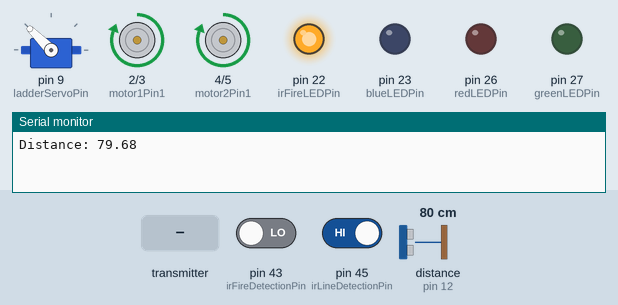
The sketch below on a simulated Arduino Mega 2560, built with avr-gcc and run on an emulated ATmega2560. On the bench: servo, motor-driver pin pairs drawn as motors (green arrow = first pin HIGH = forward, orange = second pin HIGH = backward, longer = more drive), output pins drawn as LEDs (lit = HIGH), the last lines printed to the serial monitor. Wiring (inferred from the names in the program): ultrasonic range finder: trigger pin 13; echo pin 12. Inputs (shaded band) come from the test bench; at power-on: pin 43 (irFireDetectionPin) LOW, distance to the obstacle (sensor on pin 12) 80 cm, pin 45 (irLineDetectionPin) HIGH. The echo pulse lasts 58.3 µs per cm; no radio packets arrive unless stated; pins used as bus, display or sensor lines are not drawn.

Above: at 1.2 s.
1.3 s: the transmitter starts sending command = 1
At 2.0 s:
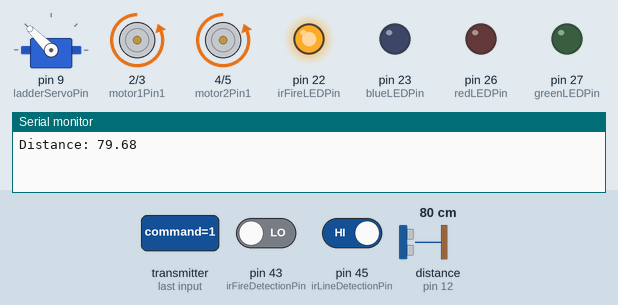
5.5 s: the transmitter starts sending command = 4
At 6.8 s:
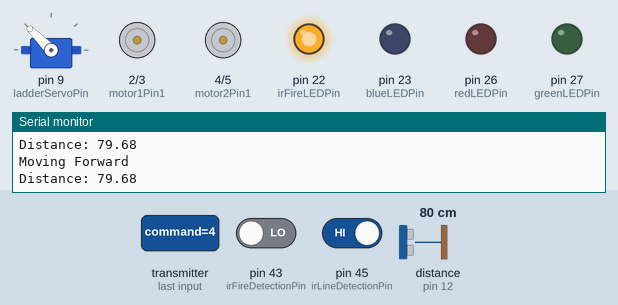
14.1 s: pin 43 (irFireDetectionPin) driven HIGH
At 19.6 s:
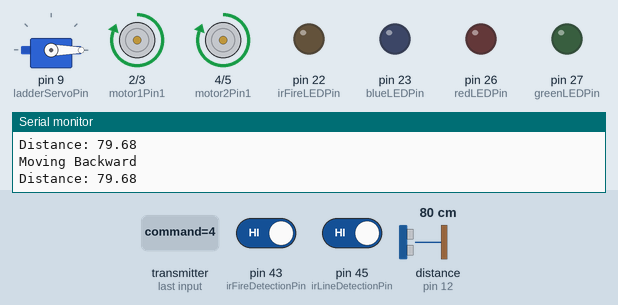
20.3 s: distance to the obstacle (sensor on pin 12) set to 4 cm
28.9 s: pin 45 (irLineDetectionPin) driven LOW
At 37.4 s:
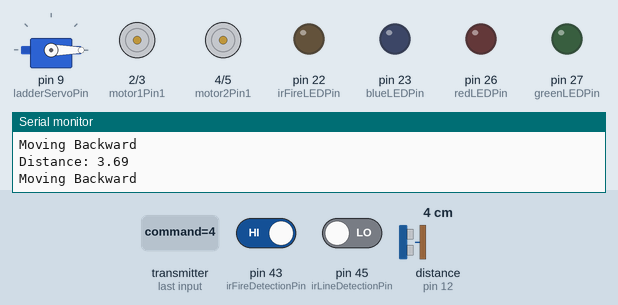
37.5 s: distance to the obstacle (sensor on pin 12) set to 2 cm
Timing chart, 0 to 47.1 s (numbered marks = the images above; inputs shaded):
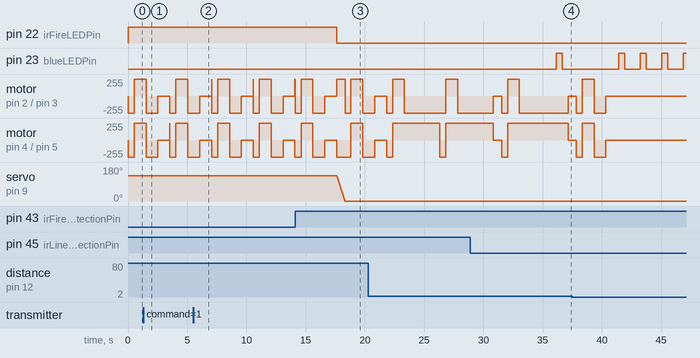

The sketch:

Autonomous_Code.ino
```cpp
#include <SPI.h>
#include <nRF24L01.h>
#include <RF24.h>
#include <Servo.h>

RF24 radio(6, 7); // CE, CSN pins for the RF module
Servo ladderServo;  // Servo object for the ladder mechanism

// Define motor pins
const int motor1Pin1 = 2;
const int motor1Pin2 = 3;
const int motor2Pin1 = 4;
const int motor2Pin2 = 5;

// Define IR sensor pins
const int irFireDetectionPin = 43;  // IR Sensor for fire detection
const int irLineDetectionPin = 45;  // IR Sensor for line detection

// Define LED pins
const int greenLEDPin = 27;  // Green LED for line detection
const int redLEDPin = 26;   // Red LED for fire detection
const int blueLEDPin = 23;   // Blue LED for other indications
const int irFireLEDPin = 22;  // LED for fire detection indication

// Define servo pin
const int ladderServoPin = 9;  // Pin for the servo motor

// Define delays for waiting between detections and servo movement
const unsigned long detectionDelay = 350;
const unsigned long detectionDelay2 = 100;
const int servoDelay = 5;  // Delay between servo moves to slow down rotation

// Define ultrasonic sensor pins
const int trigPin = 13;  // Trigger pin
const int echoPin = 12;  // Echo pin

// Define constants for ultrasonic measurements
const unsigned long measurementTimeout = 20000UL;  // 20 millisecond measurement timeout (i.e., max distance)
const float soundSpeed = 0.0343;  // Speed of sound in cm/us

// Function Declarations
void moveServoGradually(int targetPosition);
void blinkGreenLED();
void blinkRedLED();
void blinkBlueLED();
void moveForward();
void moveBackward();
void turnLeft();
void turnRight();
void stop();
float measureDistance();
void smartNavigation();

void setup() {
  pinMode(motor1Pin1, OUTPUT);
  pinMode(motor1Pin2, OUTPUT);
  pinMode(motor2Pin1, OUTPUT);
  pinMode(motor2Pin2, OUTPUT);

  pinMode(irFireDetectionPin, INPUT);
  pinMode(irLineDetectionPin, INPUT);

  pinMode(greenLEDPin, OUTPUT);
  pinMode(redLEDPin, OUTPUT);
  pinMode(blueLEDPin, OUTPUT);
  pinMode(irFireLEDPin, OUTPUT);
  pinMode(trigPin, OUTPUT);
  pinMode(echoPin, INPUT);

  digitalWrite(irFireLEDPin, LOW); // Ensure the fire indication LED is off at start

  Serial.begin(9600);
  radio.begin();
  radio.setPALevel(RF24_PA_LOW);
  const byte address[6] = "10110";
  radio.openReadingPipe(1, address);
  radio.startListening();

  ladderServo.attach(ladderServoPin);
  ladderServo.write(135);  // Start with the ladder at neutral position (135 degrees)
}

void loop() {
  int fireSensorValue = digitalRead(irFireDetectionPin);

  if (fireSensorValue == HIGH) {
    digitalWrite(irFireLEDPin, LOW); // Turn on the fire indication LED when IR is detected
    moveServoGradually(0);  // Rotate servo 135 degrees counter-clockwise slowly
  } else {
    digitalWrite(irFireLEDPin, HIGH); // Turn off the fire indication LED when no IR is detected
    moveServoGradually(135);  // Rotate servo back to 135 degrees slowly
  }

  int lineSensorValue = digitalRead(irLineDetectionPin);
  if (lineSensorValue == LOW) {
    stop();
    delay(detectionDelay);
    lineSensorValue = digitalRead(irLineDetectionPin);
    if (lineSensorValue == HIGH) {
      blinkGreenLED();
    } else {
      delay(detectionDelay);
      lineSensorValue = digitalRead(irLineDetectionPin);
      if (lineSensorValue == HIGH) {
        blinkRedLED();
      }
    }
  }

  float distance = measureDistance();
  Serial.print("Distance: ");
  Serial.println(distance);

  if (distance < 2) {
    stop();
  } else {
    smartNavigation();
  }

  if (lineSensorValue == LOW) {
    delay(detectionDelay2);
    lineSensorValue = digitalRead(irLineDetectionPin);
    if (lineSensorValue == LOW) {
      blinkBlueLED();
    }
  }

  if (radio.available()) {
    int command;
    radio.read(&command, sizeof(command));
    switch(command) {
      case 1: // Forward
        moveForward();
        Serial.println("Moving Forward");
        break;
      case 3: // Left
        turnLeft();
        Serial.println("Turning Left");
        break;
      case 2: // Right
        turnRight();
        Serial.println("Turning Right");
        break;
      case 4: // Backward
        moveBackward();
        Serial.println("Moving Backward");
        break;
      case 5: // stop
        stop();
        Serial.println("stop");
        break;
    }
  }
}

void moveServoGradually(int targetPosition) {
  int currentPosition = ladderServo.read();  // Read current servo position
  if (currentPosition < targetPosition) {
    for (int pos = currentPosition; pos <= targetPosition; pos++) {
      ladderServo.write(pos);
      delay(servoDelay);
    }
  } else if (currentPosition > targetPosition) {
    for (int pos = currentPosition; pos >= targetPosition; pos--) {
      ladderServo.write(pos);
      delay(servoDelay);
    }
  }
}

void blinkGreenLED() {
  digitalWrite(greenLEDPin, HIGH);
  delay(500);
  digitalWrite(greenLEDPin, LOW);
  delay(500);
}

void blinkRedLED() {
  digitalWrite(redLEDPin, HIGH);
  delay(500);
  digitalWrite(redLEDPin, LOW);
  delay(500);
}

void blinkBlueLED() {
  digitalWrite(blueLEDPin, HIGH);
  delay(500);
  digitalWrite(blueLEDPin, LOW);
  delay(500);
}

void moveForward() {
  digitalWrite(motor1Pin1, LOW);
  digitalWrite(motor1Pin2, HIGH);
  digitalWrite(motor2Pin1, HIGH);
  digitalWrite(motor2Pin2, LOW);
}

void moveBackward() {
  digitalWrite(motor1Pin1, HIGH);
  digitalWrite(motor1Pin2, LOW);
  digitalWrite(motor2Pin1, LOW);
  digitalWrite(motor2Pin2, HIGH);
}

void turnLeft() {
  digitalWrite(motor1Pin1, LOW);
  digitalWrite(motor1Pin2, HIGH);
  digitalWrite(motor2Pin1, LOW);
  digitalWrite(motor2Pin2, HIGH);
}

void turnRight() {
  digitalWrite(motor1Pin1, HIGH);
  digitalWrite(motor1Pin2, LOW);
  digitalWrite(motor2Pin1, HIGH);
  digitalWrite(motor2Pin2, LOW);
}

void stop() {
  digitalWrite(motor1Pin1, LOW);
  digitalWrite(motor1Pin2, LOW);
  digitalWrite(motor2Pin1, LOW);
  digitalWrite(motor2Pin2, LOW);
}

float measureDistance() {
  digitalWrite(trigPin, LOW);
  delayMicroseconds(2);
  digitalWrite(trigPin, HIGH);
  delayMicroseconds(10);
  digitalWrite(trigPin, LOW);
  unsigned long duration = pulseIn(echoPin, HIGH, measurementTimeout);
  float distance = duration * soundSpeed / 2.0;
  return distance;
}

void smartNavigation() {
  float currentDistance = measureDistance();
  float newDistance;

  turnLeft();
  delay(500);
  stop();
  newDistance = measureDistance();

  if (newDistance > currentDistance) {
    moveForward();
    delay(3000); // Move a bit forward
  } else {
    turnRight();
    delay(1000); // A longer turn to right
    stop();
    newDistance = measureDistance();
    if (newDistance > currentDistance) {
      moveForward();
      delay(3000);
    } else {
      turnLeft();
      delay(1000);
      stop();
      //moveBackward();
      delay(1000);
      stop();
    }
  }
}
```

Measured:
- after the input at 14.1 s, pin 22 (irFireLEDPin): HIGH → LOW after 3.5 s; servo on pin 9 (ladderServoPin): moves from 135° to 0° over 0.67 s, starting after 3.5 s
- after the input at 28.9 s, pin 23 (blueLEDPin): LOW → HIGH after 7.2 s, → LOW 0.50 s later
